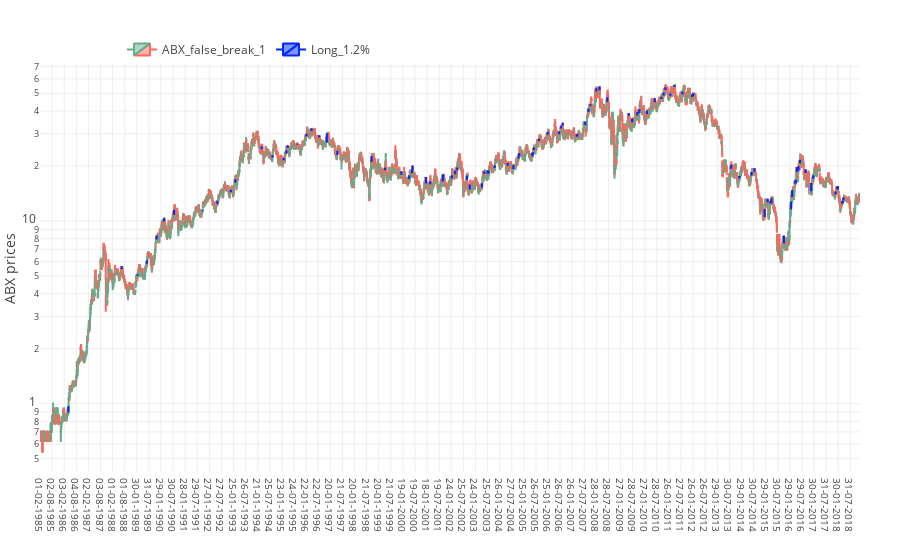

Here is the notebook cell this chart was saved with:
### Code cell
plot_signal(vol_df, signal_name = 'false_break_1')
